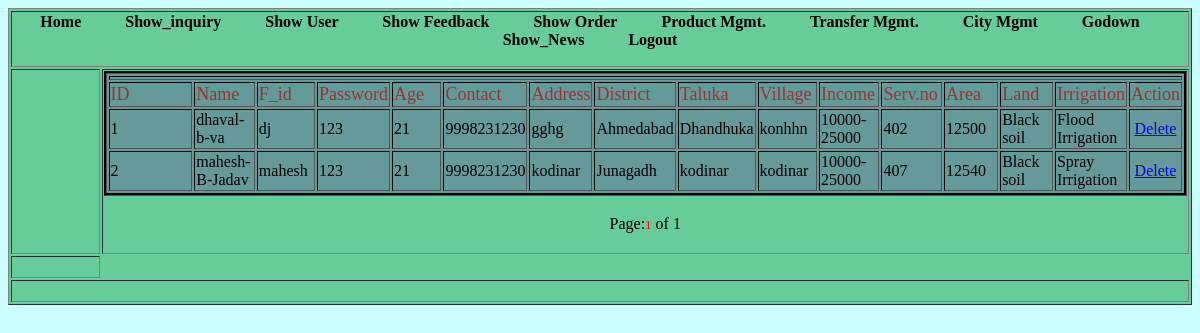
The app's page /Admin/show_user.php (signed in) with its own data.
### tables this page shows
CREATE TABLE IF NOT EXISTS `register` (
  `id` int(11) NOT NULL AUTO_INCREMENT,
  `f_name` text NOT NULL,
  `f_id` varchar(20) NOT NULL,
  `password` varchar(15) NOT NULL,
  `age` int(3) NOT NULL,
  `c_num` varchar(13) NOT NULL,
  `address` varchar(30) NOT NULL,
  `d_name` varchar(15) NOT NULL,
  `t_name` varchar(15) NOT NULL,
  `v_name` varchar(15) NOT NULL,
  `y_income` varchar(25) NOT NULL,
  `s_num` varchar(10) NOT NULL,
  `area_of_serv_no` varchar(10) NOT NULL,
  `t_land` varchar(20) NOT NULL,
  `w_irrigation` varchar(20) NOT NULL,
  `total` int(20) NOT NULL,
  PRIMARY KEY (`id`)
);

CREATE TABLE IF NOT EXISTS `dist_mngt` (
  `did` int(11) NOT NULL AUTO_INCREMENT,
  `district` varchar(20) NOT NULL,
  PRIMARY KEY (`did`)
);

CREATE TABLE IF NOT EXISTS `village_mngt` (
  `vid` int(11) NOT NULL AUTO_INCREMENT,
  `did` int(10) NOT NULL,
  `village` varchar(20) NOT NULL,
  PRIMARY KEY (`vid`)
);

### Admin/show_user.php (the view, shortened to what this page needs)
<!DOCTYPE html PUBLIC "-//W3C//DTD XHTML 1.0 Transitional//EN" "http://www.w3.org/TR/xhtml1/DTD/xhtml1-transitional.dtd">
<html xmlns="http://www.w3.org/1999/xhtml">
<head>
<link rel="stylesheet" type="text/css" href="styles.css" />
</head>
<?php
$page_name="show_user.php";
if(!isset($_REQUEST["start"]))
{
	$start = 0;
}
else
{
	$start = $_REQUEST["start"];
}
		$eu = ($start - 0);
		$limit = 3;
?>
<body class="body">
<table width="100%" border="1" class="background">
    <tr>
    <td colspan="3"><?php include("header.php");?></td>
  </tr>
  <tr>
    <td width="7%">&nbsp;</td>
    <td width="86%">
	<table width="100%" border="1" class="table">
      <tr>
        <td colspan="16"><?php
	  ?></td>
      </tr>
      <tr>
        <td width="13%" class="font">ID</td>
        <td width="6%" class="font">Name</td>
        <td width="6%" class="font">F_id</td>
        <td width="6%" class="font">Password</td>
        <td width="6%" class="font">Age</td>
        <td width="6%" class="font">Contact</td>
        <td width="6%" class="font">Address</td>
        <td width="6%" class="font">District</td>
        <td width="6%" class="font">Taluka</td>
        <td width="6%" class="font">Village</td>
        <td width="6%" class="font">Income</td>
        <td width="6%" class="font">Serv.no</td>
        <td width="6%" class="font">Area</td>
        <td width="6%" class="font">Land</td>
        <td width="3%" class="font">Irrigation</td>
        <td width="4%" class="font">Action</td>
      </tr>
		      <?php
	$i=1;
	$sql2 = "select * from register";
	$fetch = mysql_query($sql2) or die("query failed");
	$nume = mysql_num_rows($fetch);
	$sql_group=mysql_query("select * from register order by id desc limit $eu,$limit ");
	if(mysql_num_rows($sql_group)>0)
	{
	while($data=mysql_fetch_array($sql_group))
	{
	?>
      <tr>
        <td><?php echo $i;?></td>
        <td><?php echo $data['f_name'];?></td>
        <td><?php echo $data['f_id'];?></td>
        <td><?php echo $data['password'];?></td>
        <td><?php echo $data['age'];?></td>
        <td><?php echo $data['c_num'];?></td>
        <td><?php echo $data['address'];?></td>
        <td><?php
			$t1=$data['d_name'];
			$q2=mysql_query("select district  from dist_mngt where did=$t1");
			$data2=mysql_fetch_array($q2);
			echo $data2['district'];
		?></td>
        <td><?php
				$t=$data['t_name'];
				$q1=mysql_query("select village  from village_mngt where vid=$t");
				$data1=mysql_fetch_array($q1);
				echo $data1['village'];
		 ?></td>
        <td><?php echo $data['v_name'];?></td>
        <td><?php echo $data['y_income'];?></td>
        <td><?php echo $data['s_num'];?></td>
        <td><?php echo $data['area_of_serv_no'];?></td>
        <td><?php echo $data['t_land'];?></td>
        <td><?php echo $data['w_irrigation'];?></td>
        <td><div align="center"><a href="del_userdata.php?did=<?php echo $data['id'];?>">Delete</a></div></td>
      </tr>
      <?php
	$i++;
	}
	?>
    </table>
	<p>
	  <?php
echo "<table align = 'center' width='50%'><tr><td  align='left' width='30%'>";
	echo "</td><td align=center width='40%'>Page:";
	$l=1;
	$total=0;
	for($i=0;$i < $nume;$i=$i+$limit)
	{
		if($i <> $eu)
		{
			echo " <a href='$page_name?start=$i'><font face='Verdana' size='2'>$l</font></a> ";
		}
		else
		{
			echo "<font face='Verdana' size='2' color=red>$l</font>";
		}
		$l=$l+1;
		$total = $total+1;
	}
echo " of $total</td><td  align='right' width='40%'>";
	echo "</td></tr></table>";
?></p></td>
              </tr>
              <?php
	 }
	?>
    <td width="7%">&nbsp;</td>
  <tr>
    <td colspan="3">&nbsp;</td>
  </tr>
</table>
</body>
</html>

### Admin/styles.css (style rules this page uses)
.body { background:#CCFFFF; }
.background { background-color:#66CC99; }
.table { background-color: #669999; border:#000000 groove; }
.font { font:Georgia, "Times New Roman", Times, serif; font-size:18px; color: #993333; }

### records on screen
register: f_name "dhaval-b-va", f "dj", password "123", age "21", c_num "9998231230", address "gghg", dist_mngt.district "Ahmedabad", village_mngt.village "Dhandhuka", v_name "konhhn", y_income "10000-25000", s_num "402", area_of_serv_no "12500", t_land "Black soil", w_irrigation "Flood Irrigation"
register: f_name "mahesh-B-Jadav", f "mahesh", password "123", age "21", c_num "9998231230", address "kodinar", dist_mngt.district "Junagadh", village_mngt.village "kodinar", v_name "kodinar", y_income "10000-25000", s_num "407", area_of_serv_no "12540", t_land "Black soil", w_irrigation "Spray Irrigation"

### other values on screen
$total "1"
